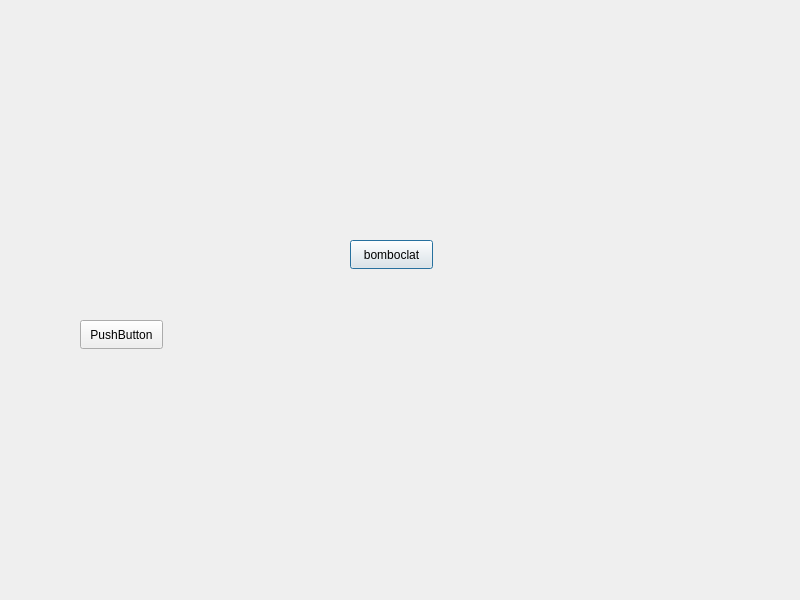
<?xml version="1.0" encoding="UTF-8"?>
<ui version="4.0">
 <class>Dialog</class>
 <widget class="QDialog" name="Dialog">
  <property name="geometry">
   <rect>
    <x>0</x>
    <y>0</y>
    <width>800</width>
    <height>600</height>
   </rect>
  </property>
  <property name="windowTitle">
   <string>Dialog</string>
  </property>
  <widget class="QPushButton" name="pushButton">
   <property name="geometry">
    <rect>
     <x>350</x>
     <y>240</y>
     <width>83</width>
     <height>29</height>
    </rect>
   </property>
   <property name="text">
    <string>bomboclat</string>
   </property>
  </widget>
  <widget class="QPushButton" name="pushButton_2">
   <property name="geometry">
    <rect>
     <x>80</x>
     <y>320</y>
     <width>83</width>
     <height>29</height>
    </rect>
   </property>
   <property name="text">
    <string>PushButton</string>
   </property>
  </widget>
 </widget>
 <resources/>
 <connections/>
</ui>
